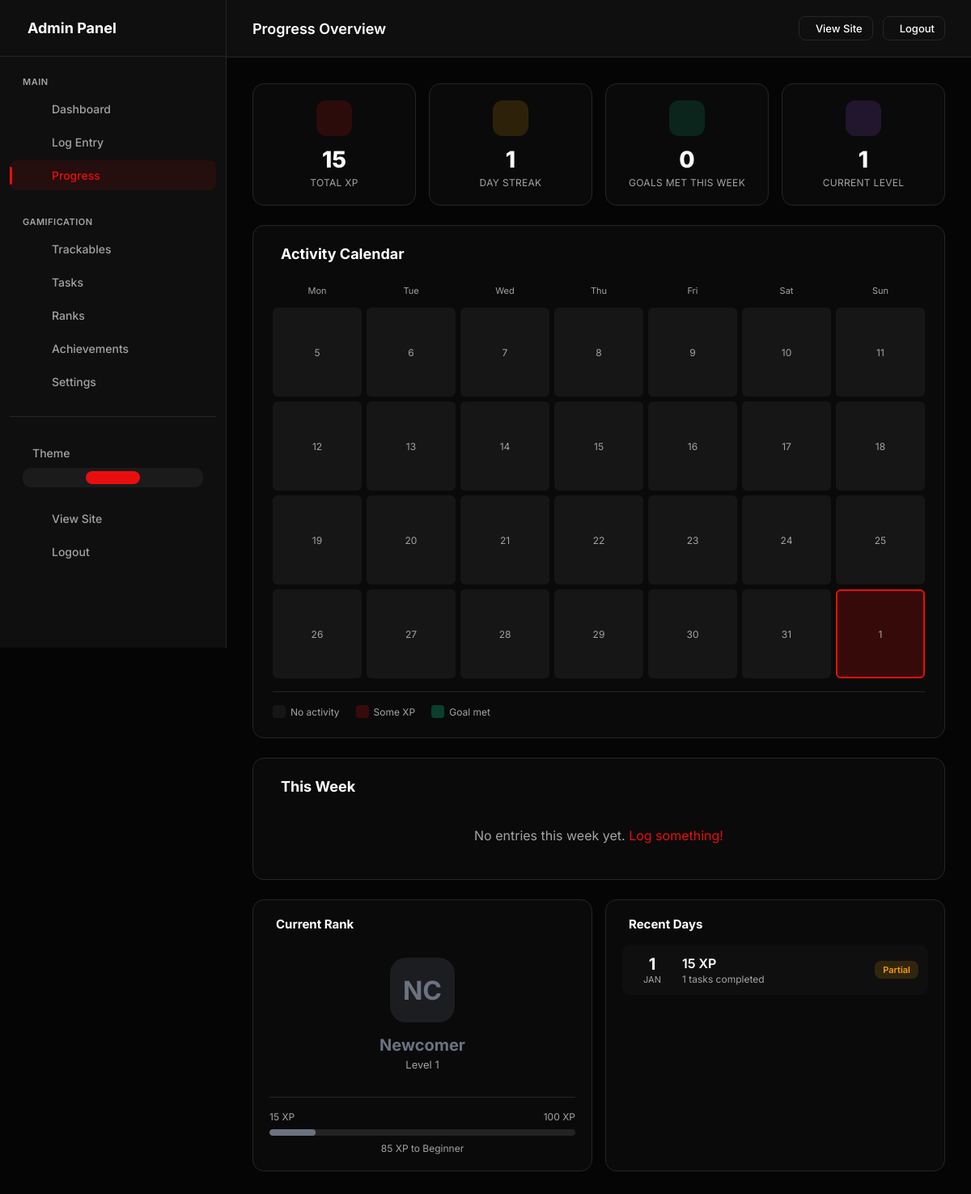
/admin/progress (signed in), run on an earlier commit of the app's database.
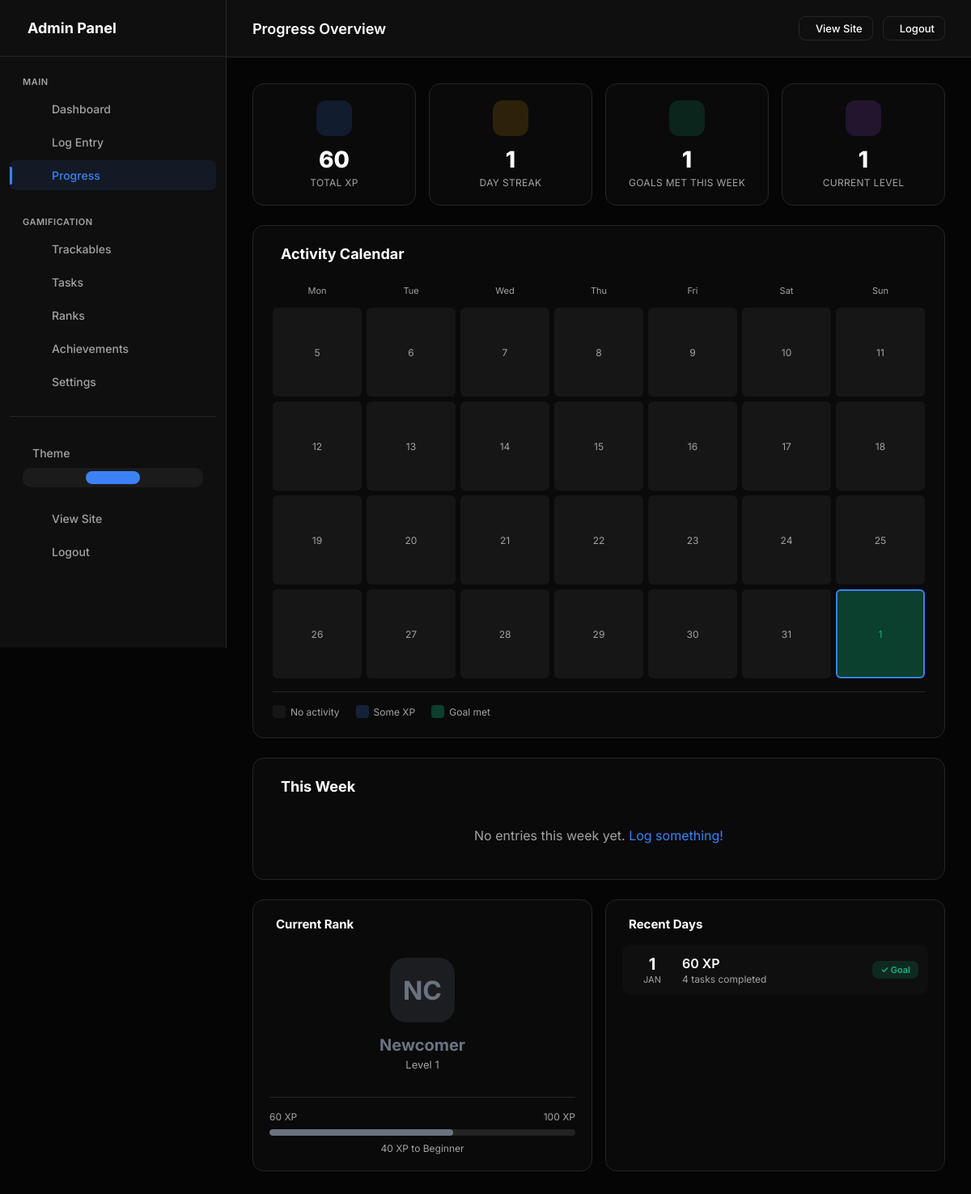
And on a later commit of the database.
### models.py (models this page shows, shortened)
class Streak(db.Model):
    __tablename__ = 'streaks'
    id = db.Column(db.Integer, primary_key=True)
    user_id = db.Column(db.Integer, db.ForeignKey('users.id'), nullable=False, index=True)
    streak_type = db.Column(db.String(50), nullable=False)  # 'daily_xp', 'weekly_perfect', etc.
    current_count = db.Column(db.Integer, default=0)
    longest_count = db.Column(db.Integer, default=0)
    last_activity_date = db.Column(db.Date)
    streak_start_date = db.Column(db.Date)
    created_at = db.Column(db.DateTime, default=datetime.utcnow)
    updated_at = db.Column(db.DateTime, default=datetime.utcnow, onupdate=datetime.utcnow)
    __table_args__ = (
        db.UniqueConstraint('user_id', 'streak_type', name='unique_user_streak_type'),
    )

class CustomRank(db.Model):
    __tablename__ = 'custom_ranks'
    id = db.Column(db.Integer, primary_key=True)
    user_id = db.Column(db.Integer, db.ForeignKey('users.id'), nullable=False, index=True)
    level = db.Column(db.Integer, nullable=False, default=1)  # Numeric level
    name = db.Column(db.String(100), nullable=False)  # "Beginner", "Expert", etc.
    code = db.Column(db.String(10))  # Short code like "BT", "MS"
    description = db.Column(db.String(500))
    min_xp = db.Column(db.Integer, default=0)  # XP needed to reach this rank
    icon = db.Column(db.String(100))  # Icon path or phosphor icon
    color = db.Column(db.String(20), default='#666666')
    badge_image = db.Column(db.String(500))  # Path to badge image
    is_max_rank = db.Column(db.Boolean, default=False)
    created_at = db.Column(db.DateTime, default=datetime.utcnow)
    updated_at = db.Column(db.DateTime, default=datetime.utcnow, onupdate=datetime.utcnow)

class DailyLog(db.Model):
    __tablename__ = 'daily_logs'
    id = db.Column(db.Integer, primary_key=True)
    user_id = db.Column(db.Integer, db.ForeignKey('users.id'), nullable=False, index=True)
    date = db.Column(db.Date, nullable=False, default=date.today, index=True)
    completed_tasks = db.Column(db.Text, default='[]')  # JSON array of task slugs
    total_xp = db.Column(db.Integer, default=0)
    goal_met = db.Column(db.Boolean, default=False)
    notes = db.Column(db.Text)
    mood = db.Column(db.String(20))  # Optional mood tracking
    created_at = db.Column(db.DateTime, default=datetime.utcnow)
    updated_at = db.Column(db.DateTime, default=datetime.utcnow, onupdate=datetime.utcnow)
    __table_args__ = (
        db.UniqueConstraint('user_id', 'date', name='unique_user_date'),
    )
    def get_completed_tasks(self):
        try:
            return json.loads(self.completed_tasks or '[]')
        except:
            return []

### app.py (the view)
    @app.route('/admin/progress')
    @admin_required
    def admin_progress():
        stats = get_user_stats()
        weekly = get_weekly_stats()
        thirty_days_ago = date.today() - timedelta(days=30)
        daily_logs = DailyLog.query.filter(
            DailyLog.user_id == current_user.id,
            DailyLog.date >= thirty_days_ago
        ).order_by(DailyLog.date.desc()).all()
        calendar_data = {}
        for log in daily_logs:
            calendar_data[log.date.isoformat()] = {
                'xp': log.total_xp,
                'goal_met': log.goal_met
            }
        return render_template('admin/progress.html',
            stats=stats,
            weekly=weekly,
            daily_logs=daily_logs,
            calendar_data=calendar_data,
            now=date.today(),
            timedelta=timedelta
        )

### templates/admin/progress.html (shortened to what this page needs)
{% extends "admin/base.html" %}
{% block page_title %}Progress Overview{% endblock %}
{% block content %}
<div class="progress-grid">
    <div class="progress-main">
        <div class="stats-row">
            <div class="stat-card">
                <div class="stat-icon" style="background: rgba(var(--accent-rgb), 0.15); color: var(--accent);">
                </div>
                <div class="stat-value">{{ stats.total_xp|format_number }}</div>
                <div class="stat-label">Total XP</div>
            </div>
            <div class="stat-card">
                <div class="stat-icon" style="background: rgba(245, 158, 11, 0.15); color: #f59e0b;">
                </div>
                <div class="stat-value">{{ stats.streak.current_count if stats.streak else 0 }}</div>
                <div class="stat-label">Day Streak</div>
            </div>
            <div class="stat-card">
                <div class="stat-icon" style="background: rgba(16, 185, 129, 0.15); color: #10b981;">
                </div>
                <div class="stat-value">{{ weekly.days_with_goal_met if weekly else 0 }}</div>
                <div class="stat-label">Goals Met This Week</div>
            </div>
            <div class="stat-card">
                <div class="stat-icon" style="background: rgba(168, 85, 247, 0.15); color: #a855f7;">
                </div>
                <div class="stat-value">{{ stats.current_rank.level if stats.current_rank else 0 }}</div>
                <div class="stat-label">Current Level</div>
            </div>
        </div>
        <div class="calendar-section">
            <div class="section-header">
                <h2 class="section-title"> Activity Calendar</h2>
            </div>
            <div class="calendar-grid">
                <div class="calendar-day-label">Mon</div>
                <div class="calendar-day-label">Tue</div>
                <div class="calendar-day-label">Wed</div>
                <div class="calendar-day-label">Thu</div>
                <div class="calendar-day-label">Fri</div>
                <div class="calendar-day-label">Sat</div>
                <div class="calendar-day-label">Sun</div>
                {% for i in range(28) %}
                    {% set day_offset = 27 - i %}
                    {% set day_date = (now - timedelta(days=day_offset)) if now else none %}
                    {% if day_date %}
                        {% set day_str = day_date.strftime('%Y-%m-%d') %}
                        {% set day_data = calendar_data.get(day_str, {}) %}
                        <div class="calendar-day
                            {% if day_data.get('goal_met') %}goal-met{% elif day_data.get('xp') %}has-activity{% endif %}
                            {% if day_offset == 0 %}today{% endif %}"
                            title="{{ day_date.strftime('%b %d') }}: {{ day_data.get('xp', 0) }} XP">
                            {{ day_date.day }}
                        </div>
                    {% else %}
                        <div class="calendar-day">{{ i + 1 }}</div>
                    {% endif %}
                {% endfor %}
            </div>
            <div class="calendar-legend">
                <div class="legend-item">
                    <div class="legend-box" style="background: rgba(255, 255, 255, 0.05);"></div>
                    <span>No activity</span>
                </div>
                <div class="legend-item">
                    <div class="legend-box" style="background: rgba(var(--accent-rgb), 0.2);"></div>
                    <span>Some XP</span>
                </div>
                <div class="legend-item">
                    <div class="legend-box" style="background: rgba(16, 185, 129, 0.3);"></div>
                    <span>Goal met</span>
                </div>
            </div>
        </div>
        <div class="weekly-summary">
            <div class="section-header">
                <h2 class="section-title"> This Week</h2>
            </div>
            <div class="weekly-stats">
                {% if weekly and weekly.by_type %}
                    {% for slug, data in weekly.by_type.items() %}
                    <div class="weekly-stat">
                        <div class="weekly-stat-value" style="color: {{ data.type.color if data.type else 'var(--text-main)' }}">
                            {{ data.count }}
                        </div>
                        <div class="weekly-stat-label">{{ data.type.name if data.type else slug }}</div>
                    </div>
                    {% endfor %}
                {% else %}
                <div style="text-align: center; color: var(--text-muted); padding: 20px;">
                    No entries this week yet. <a href="{{ url_for('admin_log_entry') }}" style="color: var(--accent);">Log something!</a>
                </div>
                {% endif %}
            </div>
        </div>
    </div>
    <div class="progress-sidebar">
        {% if stats.current_rank %}
        <div class="sidebar-panel">
            <div class="panel-header">
                <h3 class="panel-title"> Current Rank</h3>
            </div>
            <div style="text-align: center; padding: 16px 0;">
                <div style="width: 80px; height: 80px; margin: 0 auto 16px; border-radius: 20px;
                            background: {{ stats.current_rank.color }}30; color: {{ stats.current_rank.color }};
                            display: flex; align-items: center; justify-content: center; font-size: 32px; font-weight: 700;">
                    {{ stats.current_rank.code or 'L' ~ stats.current_rank.level }}
                </div>
                <div style="font-size: 20px; font-weight: 700; color: {{ stats.current_rank.color }}; margin-bottom: 4px;">
                    {{ stats.current_rank.name }}
                </div>
                <div style="font-size: 13px; color: var(--text-muted);">Level {{ stats.current_rank.level }}</div>
            </div>
            {% if stats.next_rank %}
            <div style="margin-top: 16px; padding-top: 16px; border-top: 1px solid var(--border);">
                <div style="display: flex; justify-content: space-between; margin-bottom: 8px; font-size: 12px; color: var(--text-muted);">
                    <span>{{ stats.total_xp|format_number }} XP</span>
                    <span>{{ stats.next_rank.min_xp|format_number }} XP</span>
                </div>
                <div style="height: 8px; background: rgba(255,255,255,0.1); border-radius: 4px; overflow: hidden;">
                    <div style="height: 100%; width: {{ stats.progress_percent }}%; background: {{ stats.current_rank.color }}; border-radius: 4px;"></div>
                </div>
                <div style="text-align: center; margin-top: 8px; font-size: 12px; color: var(--text-muted);">
                    {{ stats.next_rank.min_xp - stats.total_xp }} XP to {{ stats.next_rank.name }}
                </div>
            </div>
            {% endif %}
        </div>
        {% endif %}
        <div class="sidebar-panel">
            <div class="panel-header">
                <h3 class="panel-title"> Recent Days</h3>
            </div>
            {% if daily_logs %}
            <div class="logs-list">
                {% for log in daily_logs[:7] %}
                <div class="log-item">
                    <div class="log-date">
                        <div class="log-date-day">{{ log.date.day }}</div>
                        <div class="log-date-month">{{ log.date.strftime('%b') }}</div>
                    </div>
                    <div class="log-info">
                        <div class="log-xp">{{ log.total_xp }} XP</div>
                        <div class="log-status">
                            {{ log.get_completed_tasks()|length }} tasks completed
                        </div>
                    </div>
                    <span class="log-badge {% if log.goal_met %}goal-met{% else %}partial{% endif %}">
                        {% if log.goal_met %}✓ Goal{% else %}Partial{% endif %}
                    </span>
                </div>
                {% endfor %}
            </div>
            {% else %}
            <div style="text-align: center; color: var(--text-muted); padding: 20px;">
                No daily logs yet.
            </div>
            {% endif %}
        </div>
    </div>
</div>
{% endblock %}

### templates/admin/base.html (shortened to what this page needs)
<!DOCTYPE html>
<html lang="en">
<head>
</head>
<body>
    {% if current_user.is_authenticated %}
    <div class="admin-layout">
        <aside class="admin-sidebar" id="adminSidebar">
            <div class="sidebar-header">
                <h2> Admin Panel</h2>
            </div>
            <nav class="sidebar-nav">
                <div class="nav-group">
                    <div class="nav-group-label">Main</div>
                    <a href="{{ url_for('admin_dashboard') }}" class="nav-item" data-route="dashboard"><span>Dashboard</span></a>
                    <a href="{{ url_for('admin_log_entry') }}" class="nav-item" data-route="log"><span>Log Entry</span></a>
                    <a href="{{ url_for('admin_progress') }}" class="nav-item" data-route="progress"><span>Progress</span></a>
                </div>
                <div class="nav-group">
                    <div class="nav-group-label">Gamification</div>
                    <a href="{{ url_for('admin_trackables') }}" class="nav-item" data-route="trackable"><span>Trackables</span></a>
                    <a href="{{ url_for('admin_daily_tasks') }}" class="nav-item" data-route="daily-task"><span>Tasks</span></a>
                    <a href="{{ url_for('admin_ranks') }}" class="nav-item" data-route="ranks"><span>Ranks</span></a>
                    <a href="{{ url_for('admin_achievements') }}" class="nav-item" data-route="achievement"><span>Achievements</span></a>
                    <a href="{{ url_for('admin_settings') }}" class="nav-item" data-route="settings"><span>Settings</span></a>
                </div>
                <div class="nav-group" style="margin-top: auto; padding-top: 24px; border-top: 1px solid var(--border);">
                    <div class="theme-toggle-wrapper">
                        <div class="theme-toggle-label">
                            <span>Theme</span>
                        </div>
                        <div class="theme-toggle-options">
                            <button class="theme-option" data-theme="light" title="Light">
                            </button>
                            <button class="theme-option" data-theme="dark" title="Dark">
                            </button>
                            <button class="theme-option" data-theme="system" title="System">
                            </button>
                        </div>
                    </div>
                    <a href="{{ url_for('index') }}" class="nav-item"><span>View Site</span></a>
                    <a href="{{ url_for('admin_logout') }}" class="nav-item"><span>Logout</span></a>
                </div>
            </nav>
        </aside>
        <div class="admin-main">
            <header class="admin-header">
                <div>
                    <h1 style="font-size: 18px; font-weight: 600;">{% block page_title %}Admin Panel{% endblock %}</h1>
                </div>
                <div style="display: flex; gap: 12px; align-items: center;">
                    <a href="{{ url_for('index') }}" class="btn btn-outline btn-sm">View Site</a>
                    <a href="{{ url_for('admin_logout') }}" class="btn btn-outline btn-sm">Logout</a>
                </div>
            </header>
            <main class="admin-content">
                {% block content %}{% endblock %}
            </main>
        </div>
    </div>
    {% endif %}
</body>
</html>

What changed in the data, as far as the page shows it:
computed for CustomRank "Beginner": stats.next_rank.min_xp-stats.total_xp "85" → "40"
changed DailyLog "JAN": total_xp "15" → "60"; get_completed_tasks|length "1" → "4"; goal_met "Partial" → "✓ Goal"
Also different on the page:
{{ stats.total_xp|format_number }}: "15" → "60"
{{ weekly.days_with_goal_met if weekly else 0 }}: "0" → "1"
{{ stats.progress_percent }}: 15 → 60 (drawn)
